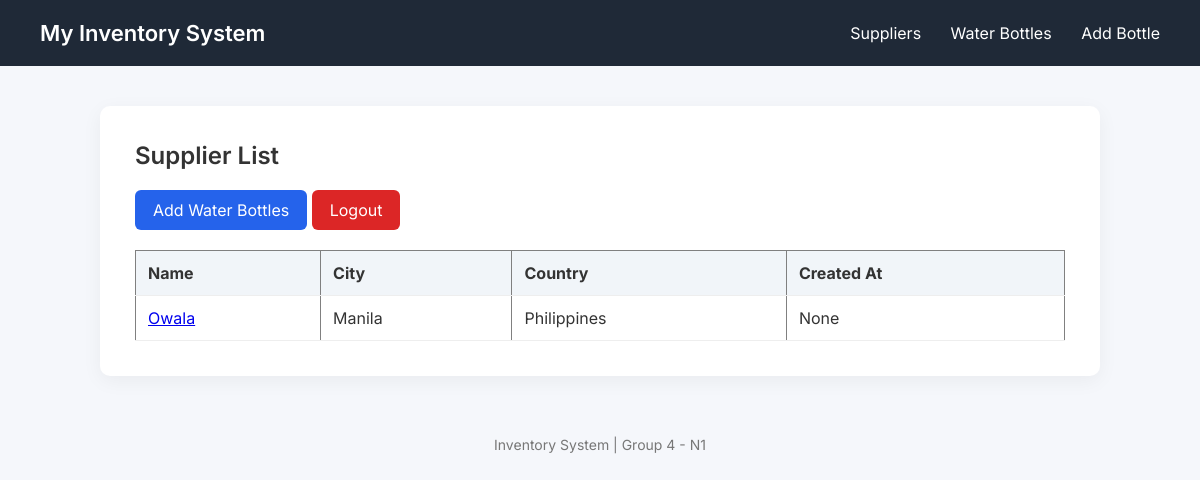
The page /view_supplier/ on the database its author committed.
### MyInventoryApp/models.py (models this page shows, shortened)
class Supplier(models.Model):
    name = models.CharField(max_length=150)
    city = models.CharField(max_length=60)
    country = models.CharField(max_length=60)
    created_at = models.DateTimeField(blank=True, null=True)

### MyInventoryApp/views.py (the view)
# urls.py: path('view_supplier/', views.view_supplier, name='view_supplier'),
def view_supplier(request):
    suppliers = Supplier.objects.all()
    account = get_current_account(request)
    return render(request, "MyInventoryApp/supplier_list.html", {"suppliers": suppliers, "account": account})

### MyInventoryApp/views.py (called while the page is built)
def get_current_account(request):
    account_id = request.session.get('account_id')
    if account_id:
        try:
            return Account.objects.get(pk=account_id)
        except Account.DoesNotExist:
            pass
    return None

### MyInventoryApp/templates/MyInventoryApp/supplier_list.html (shortened to what this page needs)
{% extends "MyInventoryApp/base.html" %}
{% block content %}
<h2>Supplier List</h2>
<div class="mb-3">
    <a href="{% url 'add_bottle' %}" class="btn btn-primary me-2">Add Water Bottles</a>
    <a href="{% url 'logout' %}" class="btn btn-danger">Logout</a>
</div>
<table border="1">
    <thead>
        <tr>
            <th>Name</th>
            <th>City</th>
            <th>Country</th>
            <th>Created At</th>
        </tr>
    </thead>
    <tbody>
    {% for supplier in suppliers %}
        <tr>
            <td>
                <a href="{% url 'view_bottles' %}">
                    {{ supplier.name }}
                </a>
            </td>
            <td>{{ supplier.city }}</td>
            <td>{{ supplier.country }}</td>
            <td>{{ supplier.created_at }}</td>
        </tr>
    {% endfor %}
    </tbody>
</table>
{% endblock %}

### MyInventoryApp/templates/MyInventoryApp/base.html (style rules this page uses)
* { box-sizing:border-box; }
body { margin:0; font-family:'Inter', sans-serif; background:#f5f7fb; color:#333; }
h2 { margin-top:0; font-weight:600; }
table { width:100%; border-collapse:collapse; margin-top:20px; }
th, td { padding:12px; border-bottom:1px solid #eee; text-align:left; }
th { background:#f1f5f9; }
.btn, button { display:inline-flex; align-items:center; justify-content:center; text-decoration:none; background:#2563eb; color:white; border:none; padding:10px 18px; border-radius:6px; cursor:pointer; font-family:'Inter', sans-serif; }
.btn-danger { background:#dc2626; }

### rows shown on the page
Supplier: name "Owala", city "Manila", country "Philippines", created_at "None"
